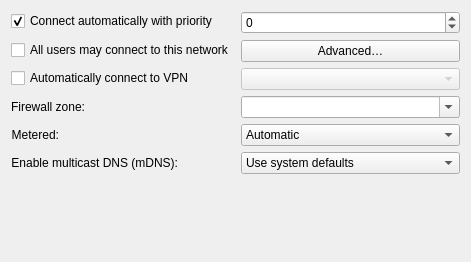
<?xml version="1.0" encoding="UTF-8"?>
<ui version="4.0">
 <class>ConnectionWidget</class>
 <widget class="QWidget" name="ConnectionWidget">
  <property name="geometry">
   <rect>
    <x>0</x>
    <y>0</y>
    <width>471</width>
    <height>262</height>
   </rect>
  </property>
  <layout class="QFormLayout" name="formLayout">
   <item row="0" column="0">
    <widget class="QCheckBox" name="autoconnect">
     <property name="text">
      <string>Connect automatically with priority</string>
     </property>
     <property name="checked">
      <bool>true</bool>
     </property>
    </widget>
   </item>
   <item row="0" column="1">
    <widget class="QSpinBox" name="prioritySpin">
     <property name="enabled">
      <bool>true</bool>
     </property>
     <property name="sizePolicy">
      <sizepolicy hsizetype="MinimumExpanding" vsizetype="Fixed">
       <horstretch>0</horstretch>
       <verstretch>0</verstretch>
      </sizepolicy>
     </property>
     <property name="toolTip">
      <string>If the connection is set to autoconnect, connections with higher priority will be preferred. Defaults to 0.
The higher number means higher priority. A negative number can be used to indicate priority lower than the default.</string>
     </property>
     <property name="minimum">
      <number>-100</number>
     </property>
    </widget>
   </item>
   <item row="1" column="0">
    <widget class="QCheckBox" name="allUsers">
     <property name="text">
      <string>All users may connect to this network</string>
     </property>
     <property name="checked">
      <bool>false</bool>
     </property>
    </widget>
   </item>
   <item row="1" column="1">
    <widget class="QPushButton" name="pushButtonPermissions">
     <property name="sizePolicy">
      <sizepolicy hsizetype="MinimumExpanding" vsizetype="Fixed">
       <horstretch>0</horstretch>
       <verstretch>0</verstretch>
      </sizepolicy>
     </property>
     <property name="toolTip">
      <string>Edit advanced permissions for this connection</string>
     </property>
     <property name="whatsThis">
      <string>Fine-grained permissions editor for this connection. It lets you choose which users can activate/modify/delete this connection.</string>
     </property>
     <property name="text">
      <string>Advanced…</string>
     </property>
     <property name="icon">
      <iconset theme="preferences-desktop-user"/>
     </property>
    </widget>
   </item>
   <item row="2" column="0">
    <widget class="QCheckBox" name="autoconnectVpn">
     <property name="text">
      <string>Automatically connect to VPN</string>
     </property>
    </widget>
   </item>
   <item row="2" column="1">
    <widget class="KComboBox" name="vpnCombobox">
     <property name="enabled">
      <bool>false</bool>
     </property>
     <property name="sizePolicy">
      <sizepolicy hsizetype="MinimumExpanding" vsizetype="Fixed">
       <horstretch>0</horstretch>
       <verstretch>0</verstretch>
      </sizepolicy>
     </property>
     <property name="toolTip">
      <string>Choose which VPN connection to automatically activate when this connection is established</string>
     </property>
    </widget>
   </item>
   <item row="3" column="0">
    <widget class="QLabel" name="firewallZoneLabel">
     <property name="text">
      <string>Firewall zone:</string>
     </property>
     <property name="alignment">
      <set>Qt::AlignRight|Qt::AlignTrailing|Qt::AlignVCenter</set>
     </property>
     <property name="buddy">
      <cstring>firewallZone</cstring>
     </property>
    </widget>
   </item>
   <item row="3" column="1">
    <widget class="KComboBox" name="firewallZone">
     <property name="sizePolicy">
      <sizepolicy hsizetype="MinimumExpanding" vsizetype="Fixed">
       <horstretch>0</horstretch>
       <verstretch>0</verstretch>
      </sizepolicy>
     </property>
     <property name="editable">
      <bool>true</bool>
     </property>
     <property name="insertPolicy">
      <enum>QComboBox::InsertAlphabetically</enum>
     </property>
     <property name="toolTip">
      <string>Assign this connection to a firewall zone to control network access and security rules</string>
     </property>
    </widget>
   </item>
   <item row="4" column="0">
    <widget class="QLabel" name="meteredLabel">
     <property name="text">
      <string>Metered:</string>
     </property>
     <property name="alignment">
      <set>Qt::AlignRight|Qt::AlignTrailing|Qt::AlignVCenter</set>
     </property>
     <property name="buddy">
      <cstring>firewallZone</cstring>
     </property>
    </widget>
   </item>
   <item row="4" column="1">
    <widget class="KComboBox" name="metered">
     <property name="sizePolicy">
      <sizepolicy hsizetype="MinimumExpanding" vsizetype="Fixed">
       <horstretch>0</horstretch>
       <verstretch>0</verstretch>
      </sizepolicy>
     </property>
     <property name="toolTip">
      <string>Indicates to applications whether the connection is metered and therefore
data usage should be restricted.</string>
     </property>
     <property name="editable">
      <bool>false</bool>
     </property>
     <property name="insertPolicy">
      <enum>QComboBox::InsertAlphabetically</enum>
     </property>
     <item>
      <property name="text">
       <string comment="Item in the Metered: list">Automatic</string>
      </property>
     </item>
     <item>
      <property name="text">
       <string>Yes</string>
      </property>
     </item>
     <item>
      <property name="text">
       <string>No</string>
      </property>
     </item>
    </widget>
   </item>
   <item row="5" column="0">
    <widget class="QLabel" name="mdnsLabel">
     <property name="text">
      <string>Enable multicast DNS (mDNS):</string>
     </property>
     <property name="alignment">
      <set>Qt::AlignRight|Qt::AlignTrailing|Qt::AlignVCenter</set>
     </property>
     <property name="buddy">
      <cstring>metered</cstring>
     </property>
    </widget>
   </item>
   <item row="5" column="1">
    <widget class="KComboBox" name="mdns">
     <property name="sizePolicy">
      <sizepolicy hsizetype="MinimumExpanding" vsizetype="Fixed">
       <horstretch>0</horstretch>
       <verstretch>0</verstretch>
      </sizepolicy>
     </property>
     <property name="toolTip">
      <string>NetworkManager indicates to plugins whether to provide mDNS
on this connection. This setting only applies when using a NetworkManager-aware
mDNS provider like systemd-resolved. Your firewall must also allow mDNS.</string>
     </property>
     <property name="editable">
      <bool>false</bool>
     </property>
     <property name="insertPolicy">
      <enum>QComboBox::InsertAlphabetically</enum>
     </property>
     <item>
      <property name="text">
       <string comment="Item in the Enable multicast DNS (mDNS): list. Uses the default for the NetworkManager plugin.">Use system defaults</string>
      </property>
     </item>
     <item>
      <property name="text">
       <string comment="Item in the Enable multicast DNS (mDNS): list. Disables mDNS for the connection.">Disabled</string>
      </property>
     </item>
     <item>
      <property name="text">
       <string comment="Item in the Enable multicast DNS (mDNS): list. Resolve hostnames by querying other computers on the local network, but don't answer queries for this computer.">Resolve only</string>
      </property>
     </item>
     <item>
      <property name="text">
       <string comment="Item in the Enable multicast DNS (mDNS): list. Resolve hostnames by querying other computers on the local network AND answer queries for this computer's hostname.">Resolve and respond</string>
      </property>
     </item>
    </widget>
   </item>
   <item row="6" column="0">
    <spacer name="verticalSpacer">
     <property name="orientation">
      <enum>Qt::Vertical</enum>
     </property>
     <property name="sizeHint" stdset="0">
      <size>
       <width>20</width>
       <height>40</height>
      </size>
     </property>
    </spacer>
   </item>
  </layout>
 </widget>
 <customwidgets>
  <customwidget>
   <class>KComboBox</class>
   <extends>QComboBox</extends>
   <header>kcombobox.h</header>
  </customwidget>
 </customwidgets>
 <tabstops>
  <tabstop>autoconnect</tabstop>
  <tabstop>allUsers</tabstop>
  <tabstop>pushButtonPermissions</tabstop>
  <tabstop>autoconnectVpn</tabstop>
  <tabstop>vpnCombobox</tabstop>
  <tabstop>firewallZone</tabstop>
 </tabstops>
 <resources/>
 <connections>
  <connection>
   <sender>allUsers</sender>
   <signal>toggled(bool)</signal>
   <receiver>pushButtonPermissions</receiver>
   <slot>setDisabled(bool)</slot>
   <hints>
    <hint type="sourcelabel">
     <x>199</x>
     <y>39</y>
    </hint>
    <hint type="destinationlabel">
     <x>382</x>
     <y>51</y>
    </hint>
   </hints>
  </connection>
  <connection>
   <sender>autoconnect</sender>
   <signal>toggled(bool)</signal>
   <receiver>prioritySpin</receiver>
   <slot>setEnabled(bool)</slot>
   <hints>
    <hint type="sourcelabel">
     <x>150</x>
     <y>16</y>
    </hint>
    <hint type="destinationlabel">
     <x>375</x>
     <y>21</y>
    </hint>
   </hints>
  </connection>
 </connections>
</ui>
